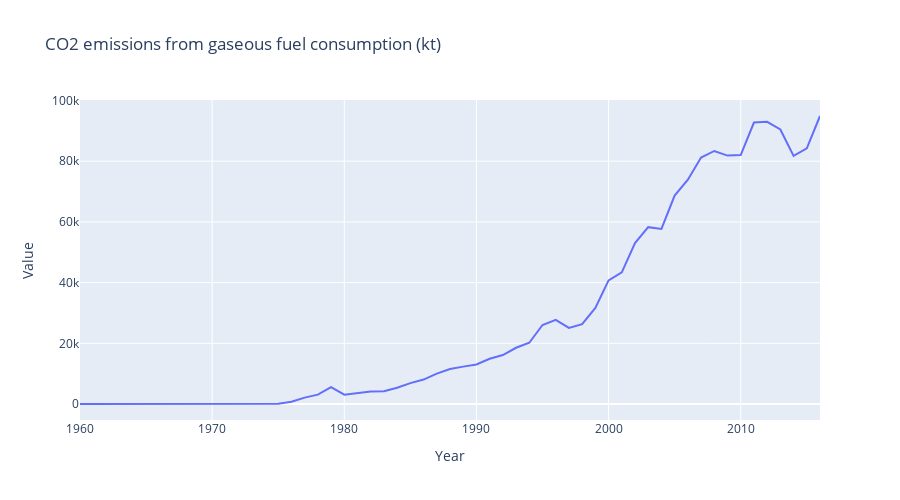

The notebook cell this image was saved under:
### Code cell
temp = df[df['Indicator Name'] == 'CO2 emissions from gaseous fuel consumption (kt)']
temp = temp.sort_values(by=['Year'], )
temp = temp.reset_index(drop=True)

temp

# Forest area (sq. km))
#plt.figure(figsize=(15,8))
#sns.lineplot(data=temp, x='Year', y='Value')

p= sns.relplot(data=temp, x='Year', y='Value', kind='line', height=5, aspect=2)
p.set(title='CO2 emissions from gaseous fuel consumption (kt)')

fig = px.line(temp, x="Year", y="Value", title='CO2 emissions from gaseous fuel consumption (kt)' , width=900, height=500)
fig.show()

### Figure 1 — Plotly figure (JSON) as saved in the notebook; plotly's stock layout.template omitted (floating-point values rounded to 4 significant figures)
{"data": [{"hovertemplate": "Year=%{x}<br>Value=%{y}<extra></extra>", "legendgroup": "", "line": {"color": "#636efa", "dash": "solid"}, "marker": {"symbol": "circle"}, "mode": "lines", "name": "", "orientation": "v", "showlegend": false, "type": "scatter", "x": [1960, 1961, 1962, 1963, 1964, 1965, 1966, 1967, 1968, 1969, 1970, 1971, 1972, 1973, 1974, 1975, 1976, 1977, 1978, 1979, 1980, 1981, 1982, 1983, 1984, 1985, 1986, 1987, 1988, 1989, 1990, 1991, 1992, 1993, 1994, 1995, 1996, 1997, 1998, 1999, 2000, 2001, 2002, 2003, 2004, 2005, 2006, 2007, 2008, 2009, 2010, 2011, 2012, 2013, 2014, 2015, 2016], "xaxis": "x", "y": [0, 0, 0, 0, 99.01, 95.34, 106.3, 106.3, 106.3, 135.7, 165.0, 161.3, 135.7, 168.7, 80.67, 88.01, 729.7, 2098.0, 3080.0, 5534.0, 3080.0, 3663.0, 4085.0, 4202.0, 5354.0, 6887.0, 8049.0, 9993.0, 11530.0, 12320.0, 13030.0, 14920.0, 16130.0, 18530.0, 20180.0, 26030.0, 27730.0, 25080.0, 26310.0, 31650.0, 40750.0, 43400.0, 53010.0, 58260.0, 57670.0, 68680.0, 73890.0, 81190.0, 83380.0, 81850.0, 82020.0, 92760.0, 93000.0, 90470.0, 81770.0, 84220.0, 94900.0], "yaxis": "y"}], "layout": {"height": 500, "legend": {"tracegroupgap": 0}, "title": {"text": "CO2 emissions from gaseous fuel consumption (kt)"}, "width": 900, "xaxis": {"anchor": "y", "domain": [0, 1], "title": {"text": "Year"}}, "yaxis": {"anchor": "x", "domain": [0, 1], "title": {"text": "Value"}}}}
